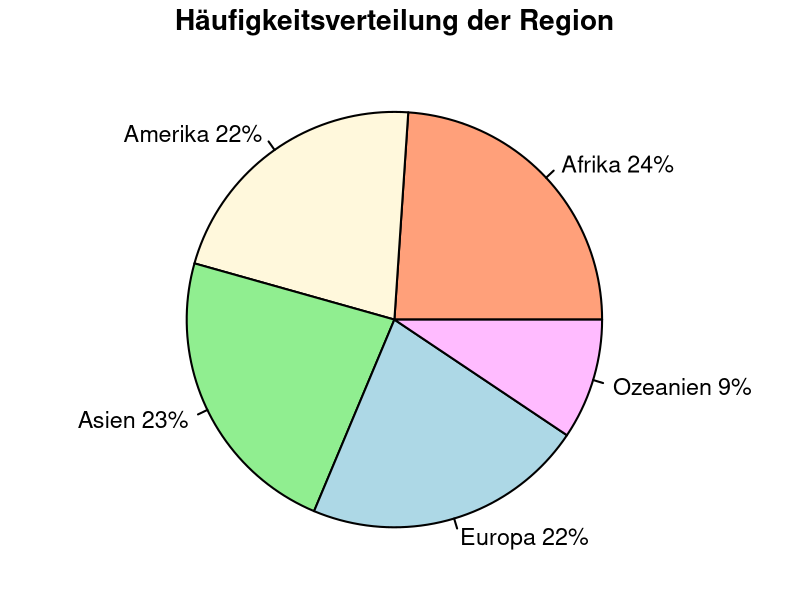
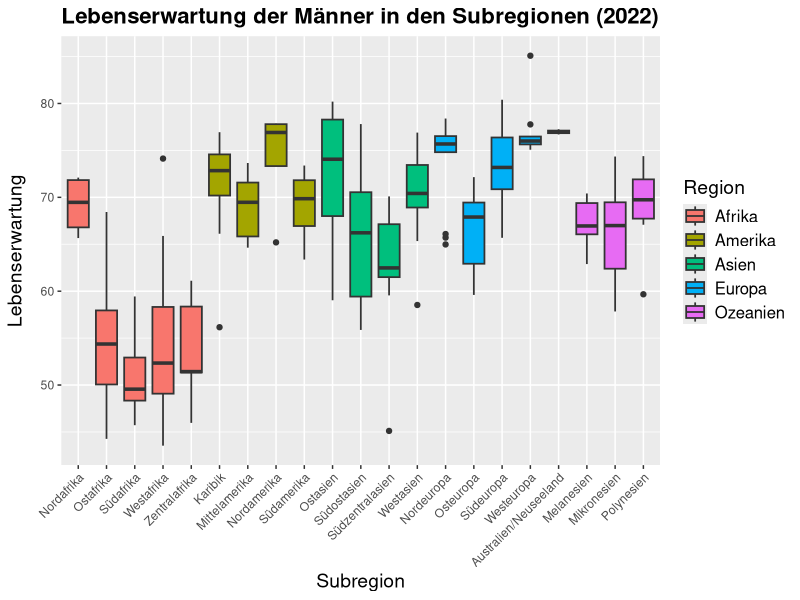
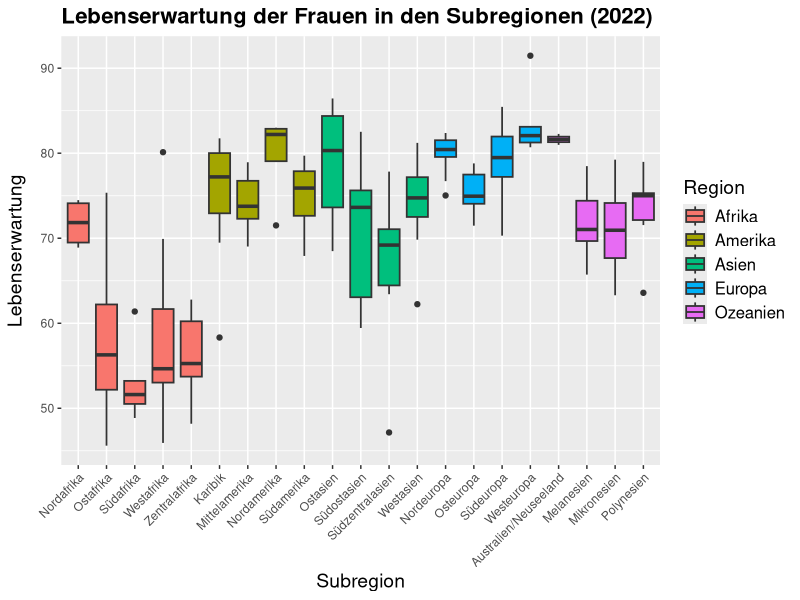
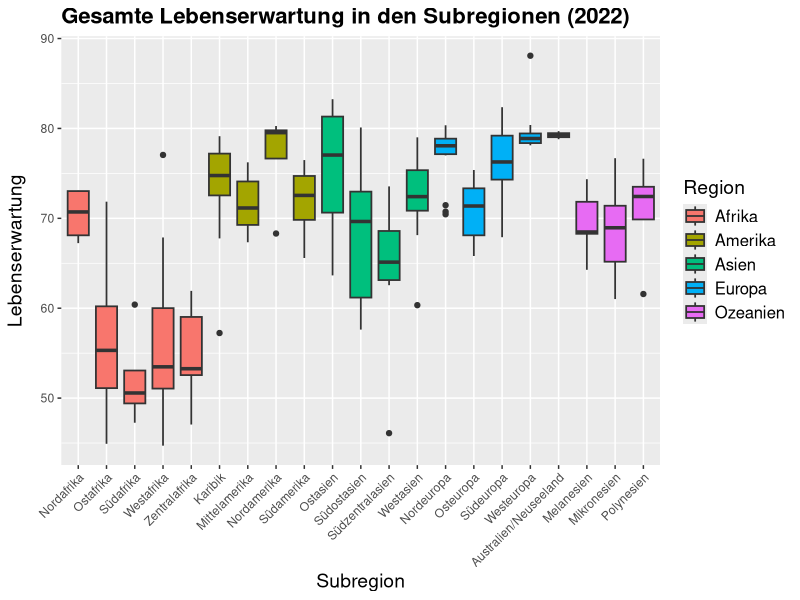
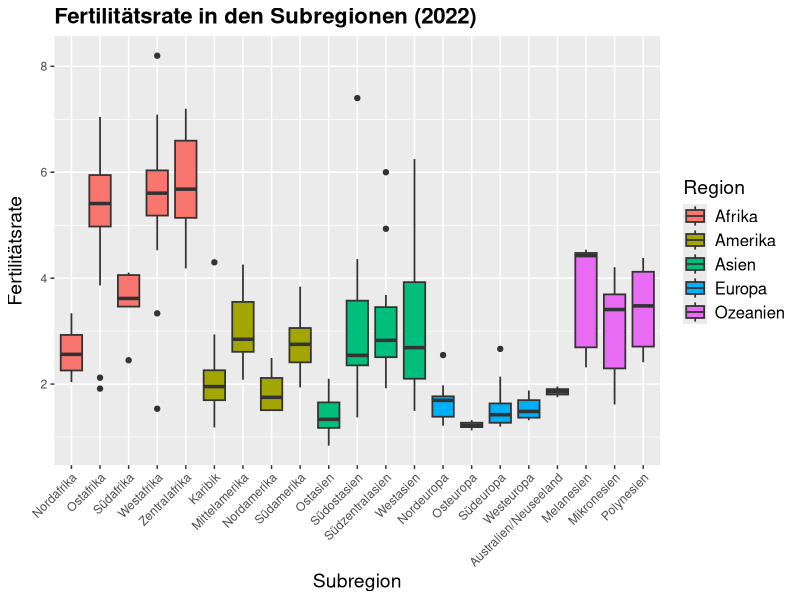

R code for these plots, in order:
# Bibliotheken laden
library(ggplot2)

# Daten einlesen
setwd("C:/Users/Hanji/OneDrive/Studium/WS 24-25/Fallstudien/Projekt 1")
data = read.csv("census_2022_2002.csv")

# Daten filtern für das Jahr 2022 und fehlende Werte entfernen
na_rows <- data[apply(is.na(data), 1, any), ]
print(na_rows)

data_noNA = na.omit(data)

year2002 = subset(data_noNA, Year == 2002)

year2022 = subset(data_noNA, Year == 2002)

#Variablen überprüfen
year = table(data_noNA$Year)

country = table(data_noNA$Country)

region = table(data_noNA$Region)

subregion = table(data_noNA$Subregion)

################################
#Aufgabe 1

#Year Tabelle

#Country Tabelle

#Subregion Tabelle

#Region Pie-Diagramm

prozent = round((table(data_noNA$Region)/sum(table(data_noNA$Region)))*100)
region_name = c("Afrika", "Amerika", "Asien", "Europa", "Ozeanien")
beschriftung = paste(region_name, " ", prozent, "%", sep="")

plot.new()
plot.window(xlim = c(-1, 1), ylim = c(-1, 1), asp = 1)
opar = par(mar = c(0, 0, 1.4, 0.4), lwd = 2, cex = 1.4, las = 1)

pie(table(data_noNA$Region), labels = beschriftung, main = "Häufigkeitsverteilung der Region", 
    col = c("lightsalmon", "cornsilk", "lightgreen", "lightblue", "plum1"), radius = 0.8)

par(opar)


#Aufgabe 3

# Subregionen ins Deutsche übersetzen und Region hinzufügen
year2022$Subregion[year2022$Subregion == "Eastern Africa"] <- "Ostafrika"
year2022$Subregion[year2022$Subregion == "Middle Africa"] <- "Zentralafrika"
year2022$Subregion[year2022$Subregion == "Northern Africa"] <- "Nordafrika"
year2022$Subregion[year2022$Subregion == "Southern Africa"] <- "Südafrika"
year2022$Subregion[year2022$Subregion == "Western Africa"] <- "Westafrika"
year2022$Subregion[year2022$Subregion == "Caribbean"] <- "Karibik"
year2022$Subregion[year2022$Subregion == "Central America"] <- "Mittelamerika"
year2022$Subregion[year2022$Subregion == "Northern America"] <- "Nordamerika"
year2022$Subregion[year2022$Subregion == "South America"] <- "Südamerika"
year2022$Subregion[year2022$Subregion == "Eastern Asia"] <- "Ostasien"
year2022$Subregion[year2022$Subregion == "South-Central Asia"] <- "Südzentralasien"
year2022$Subregion[year2022$Subregion == "South-Eastern Asia"] <- "Südostasien"
year2022$Subregion[year2022$Subregion == "Western Asia"] <- "Westasien"
year2022$Subregion[year2022$Subregion == "Eastern Europe"] <- "Osteuropa"
year2022$Subregion[year2022$Subregion == "Northern Europe"] <- "Nordeuropa"
year2022$Subregion[year2022$Subregion == "Southern Europe"] <- "Südeuropa"
year2022$Subregion[year2022$Subregion == "Western Europe"] <- "Westeuropa"
year2022$Subregion[year2022$Subregion == "Australia/New Zealand"] <- "Australien/Neuseeland"
year2022$Subregion[year2022$Subregion == "Melanesia"] <- "Melanesien"
year2022$Subregion[year2022$Subregion == "Micronesia"] <- "Mikronesien"
year2022$Subregion[year2022$Subregion == "Polynesia"] <- "Polynesien"

# Region hinzufügen basierend auf den Subregionen
year2022$Region <- ifelse(year2022$Subregion %in% c("Ostafrika", "Zentralafrika", "Nordafrika", "Südafrika", "Westafrika"), "Afrika",
                          ifelse(year2022$Subregion %in% c("Karibik", "Mittelamerika", "Nordamerika", "Südamerika"), "Amerika",
                                 ifelse(year2022$Subregion %in% c("Ostasien", "Südzentralasien", "Südostasien", "Westasien"), "Asien",
                                        ifelse(year2022$Subregion %in% c("Osteuropa", "Nordeuropa", "Südeuropa", "Westeuropa"), "Europa",
                                               ifelse(year2022$Subregion %in% c("Australien/Neuseeland", "Melanesien", "Mikronesien", "Polynesien"), "Ozeanien", 
                                                      NA)))))

# Sortieren der Daten nach Region und Subregion
year2022 <- year2022[order(year2022$Region, year2022$Subregion), ]


#########################
#Boxplots


#Boxplot Lebenserwartung der Männer in den Subregionen
# Boxplot mit ggplot2, nach Region gruppiert und mit farblicher Unterscheidung der Regionen
ggplot(year2022, aes(x = factor(Subregion, levels = unique(Subregion)), y = Life_Expectancy_Male, fill = Region)) +
  geom_boxplot(coef = 1.5, size = 0.6) +
  labs(title = "Lebenserwartung der Männer in den Subregionen (2022)",
       x = "Subregion",
       y = "Lebenserwartung",
       fill = "Region") +  # Legende für die Regionen hinzufügen
  theme(
    plot.title = element_text(size = 16, face = "bold"),  # Überschrift größer und fett
    axis.title.x = element_text(size = 14),  # x-Achsenbeschriftung größer
    axis.title.y = element_text(size = 14, margin = margin(r = 10)),  # y-Achsenbeschriftung größer
    axis.text.x = element_text(angle = 45, hjust = 1), # x-Achsenbeschriftung um 45 Grad drehen
    legend.text = element_text(size = 12),  # Legendentext größer
    legend.title = element_text(size = 14)  # Legendentitel größer
  )


# Boxplot Lebenserwartung der Frauen in den Subregionen
ggplot(year2022, aes(x = factor(Subregion, levels = unique(Subregion)), y = Life_Expectancy_Female, fill = Region)) +
  geom_boxplot(coef = 1.5, size = 0.6) +
  labs(title = "Lebenserwartung der Frauen in den Subregionen (2022)",
       x = "Subregion",
       y = "Lebenserwartung",
       fill = "Region") +  # Legende für die Regionen hinzufügen
  theme(
    plot.title = element_text(size = 16, face = "bold"),  # Überschrift größer und fett
    axis.title.x = element_text(size = 14),  # x-Achsenbeschriftung größer
    axis.title.y = element_text(size = 14, margin = margin(r = 10)),  # y-Achsenbeschriftung größer mit Abstand
    axis.text.x = element_text(angle = 45, hjust = 1), # x-Achsenbeschriftung um 45 Grad drehen
    legend.text = element_text(size = 12),  # Legendentext größer
    legend.title = element_text(size = 14)  # Legendentitel größer
  )

# Boxplot Gesamte Lebenserwartung in den Subregionen
ggplot(year2022, aes(x = factor(Subregion, levels = unique(Subregion)), y = Life_Expectancy_Overall, fill = Region)) +
  geom_boxplot(coef = 1.5, size = 0.6) +
  labs(title = "Gesamte Lebenserwartung in den Subregionen (2022)",
       x = "Subregion",
       y = "Lebenserwartung",
       fill = "Region") +  # Legende für die Regionen hinzufügen
  theme(
    plot.title = element_text(size = 16, face = "bold"),  # Überschrift größer und fett
    axis.title.x = element_text(size = 14),  # x-Achsenbeschriftung größer
    axis.title.y = element_text(size = 14, margin = margin(r = 10)),  # y-Achsenbeschriftung größer mit Abstand
    axis.text.x = element_text(angle = 45, hjust = 1), # x-Achsenbeschriftung um 45 Grad drehen
    legend.text = element_text(size = 12),  # Legendentext größer
    legend.title = element_text(size = 14)  # Legendentitel größer
  )


# Boxplot Fertilitätsrate in den Subregionen
ggplot(year2022, aes(x = factor(Subregion, levels = unique(Subregion)), y = Total_Fertility_Rate, fill = Region)) +
  geom_boxplot(coef = 1.5, size = 0.6) +
  labs(title = "Fertilitätsrate in den Subregionen (2022)",
       x = "Subregion",
       y = "Fertilitätsrate",
       fill = "Region") +  # Legende für die Regionen hinzufügen
  theme(
    plot.title = element_text(size = 16, face = "bold"),  # Überschrift größer und fett
    axis.title.x = element_text(size = 14),  # x-Achsenbeschriftung größer
    axis.title.y = element_text(size = 14, margin = margin(r = 10)),  # y-Achsenbeschriftung größer mit Abstand
    axis.text.x = element_text(angle = 45, hjust = 1), # x-Achsenbeschriftung um 45 Grad drehen
    legend.text = element_text(size = 12),  # Legendentext größer
    legend.title = element_text(size = 14)  # Legendentitel größer
  )



##################
##Boxplot mit Basic R Funktion, die X-Achse lassen sich nicht drehen, deshalb sieht sie nicht gut aus.
# plot.new()
# plot.window(xlim = c(-1, 1), ylim = c(-1, 1), asp = 1)
# opar = par(mar = c(10, 4, 4, 1), lwd = 1.4, cex = 0.6, las = 1)
# 
# boxplot(Life_Expectancy_Male ~ Subregion, data = year2022,
#         main = "Lebenserwartung der Männer in den Subregionen (2022)",
#         xlab = "Subregion",
#         ylab = "Lebenserwartung",
#         las = 2,  # Labels auf der x-Achse drehbar machen
#         col = "lightblue")
# 
# par(opar)

